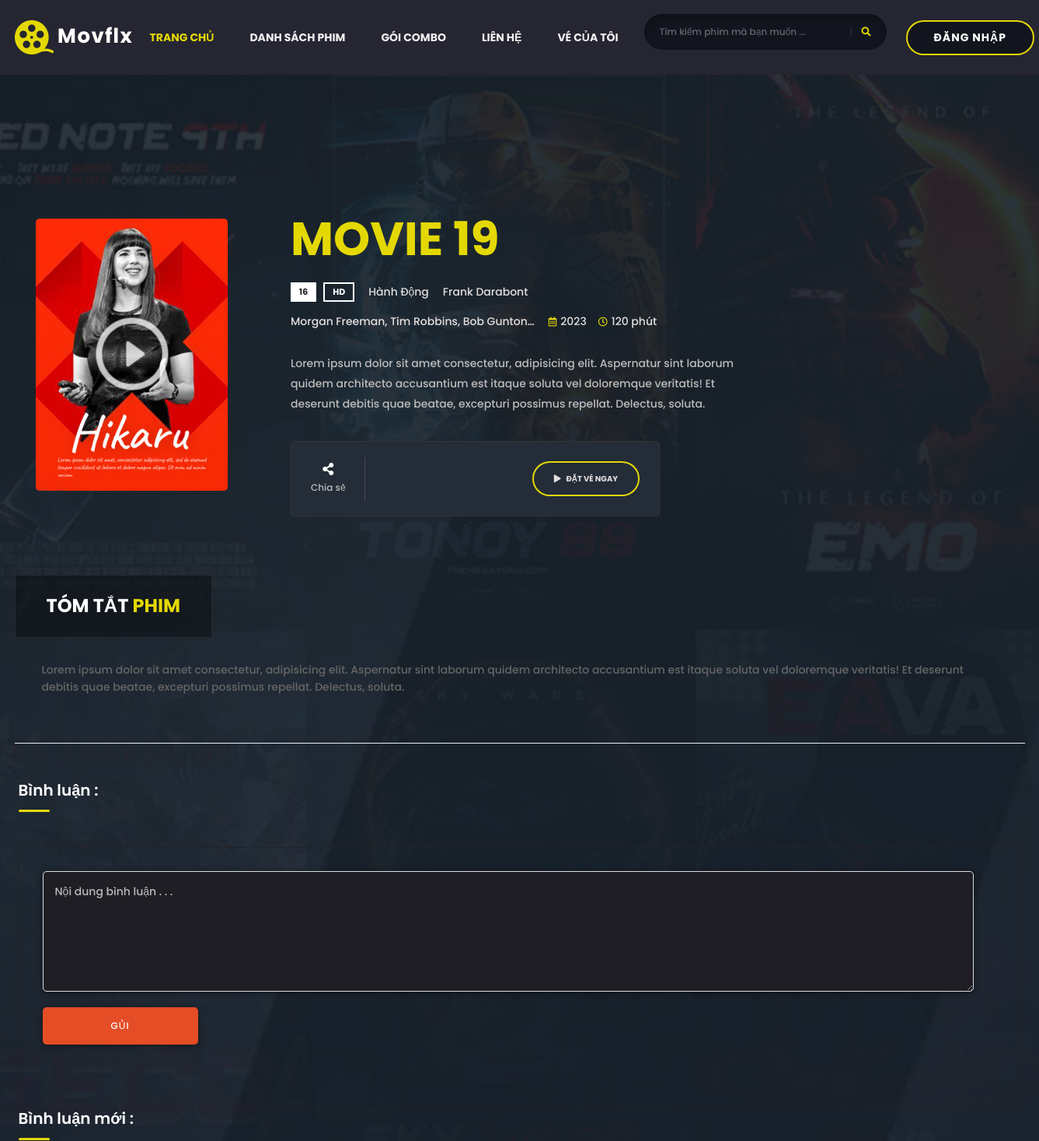
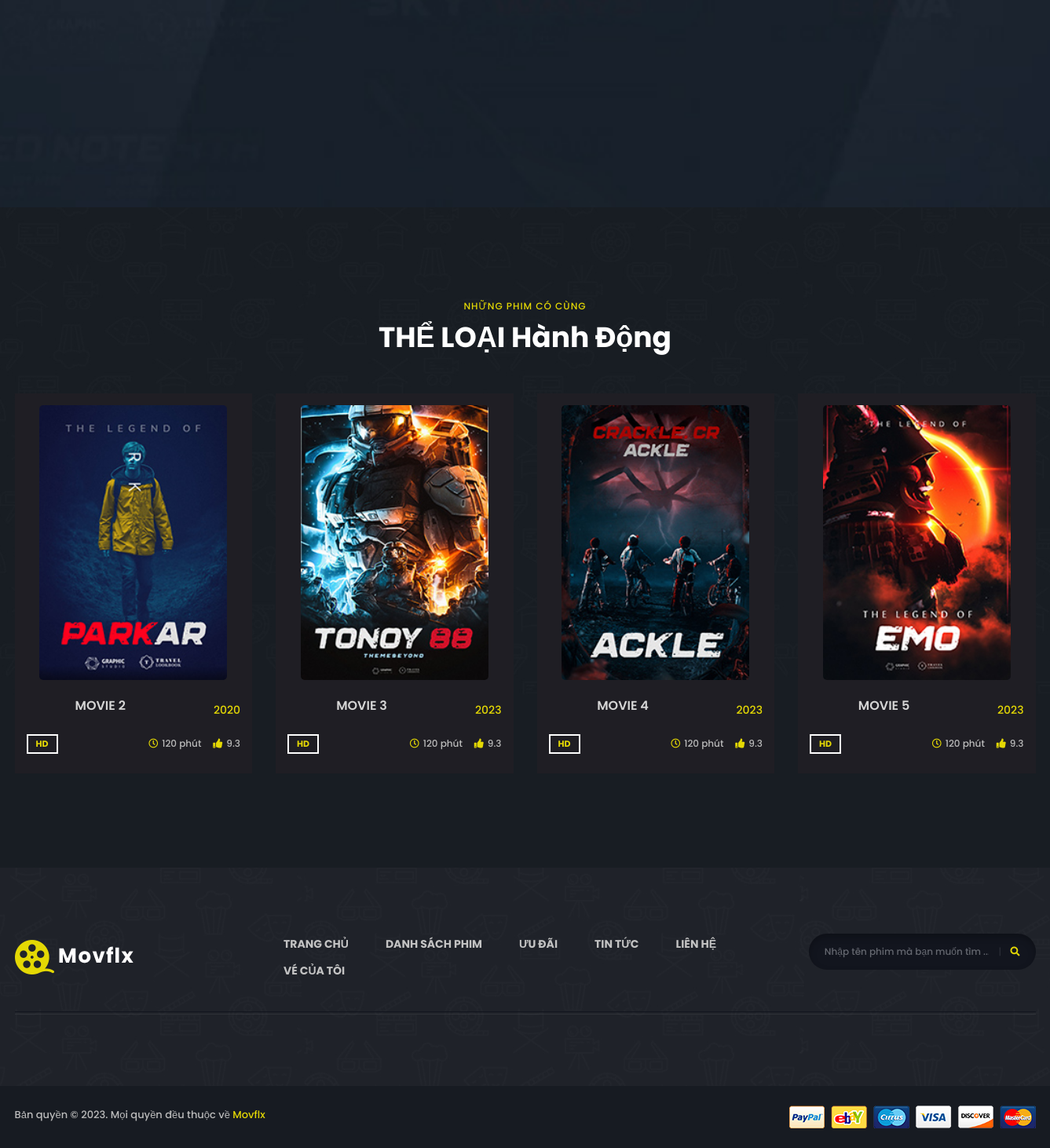
Screenshot of /index.php?action=details_movie&id=63 with the database file from the repository (2 pictures, top to bottom).
### tables this page shows
CREATE TABLE `movie` (
  `id_movie` int(11) NOT NULL,
  `name_movie` varchar(255) NOT NULL,
  `content` varchar(255) NOT NULL,
  `id_country` int(11) NOT NULL,
  `year` int(11) NOT NULL,
  `time` varchar(255) NOT NULL,
  `reviews` float NOT NULL,
  `author` varchar(255) NOT NULL,
  `performer` varchar(255) NOT NULL,
  `age_limit` int(11) NOT NULL,
  `image` varchar(255) NOT NULL,
  `trailer_movie` varchar(255) NOT NULL,
  `id_category` int(10) NOT NULL,
  `action` varchar(20) NOT NULL
);

### admin/models/pdo.php (called while the page is built, shortened)
<?php
function pdo_get_connection()
{
    $servername = "localhost";
    $username = "root";
    $password = "12345678";
    try {
        $conn = new PDO("mysql:host=$servername;dbname=project_1", $username, $password);
        $conn->setAttribute(PDO::ATTR_ERRMODE, PDO::ERRMODE_EXCEPTION);
        return $conn;
    } catch (PDOException $e) {
        echo "Connection failed: " . $e->getMessage();
    }
}
function pdo_query($sql)
{
    $sql_args = array_slice(func_get_args(), 1);
    try {
        $conn = pdo_get_connection();
        $stmt = $conn->prepare($sql);
        $stmt->execute($sql_args);
        $rows = $stmt->fetchAll();
        return $rows;
    } catch (PDOException $e) {
        throw $e;
    } finally {
        unset($conn);
    }
}
function pdo_query_one($sql)
{
    $sql_args = array_slice(func_get_args(), 1);
    try {
        $conn = pdo_get_connection();
        $stmt = $conn->prepare($sql);
        $stmt->execute($sql_args);
        $row = $stmt->fetch(PDO::FETCH_ASSOC);
        return $row;
    } catch (PDOException $e) {
        throw $e;
    } finally {
        unset($conn);
    }
}

### admin/models/movie/movie.php (called while the page is built, shortened)
<?php
function loadone_movie($id_movie)
{
    $sql = "SELECT * FROM movie WHERE id_movie = '$id_movie'";
    return pdo_query_one($sql);
}
function load_movie_same_category_limit($id_movie, $id_category)
{
    $sql = "SELECT * FROM movie WHERE id_category = '$id_category' AND id_movie <> '$id_movie' LIMIT 4";
    $list_movie_same_category = pdo_query($sql);
    return $list_movie_same_category;
}

### admin/models/category/category.php (called while the page is built, shortened)
<?php
function loadall_category()
{
    $sql="SELECT * from category order by id_category";
    $list_category = pdo_query($sql);
    return $list_category;
}

### views/details_movie.php (the view, shortened to what this page needs)
<?php
$movie_id = isset($_GET['id']) ? $_GET['id'] : 0;
$movie = loadone_movie($movie_id);
if ($movie) {
?>
    <section class="movie-details-area" data-background="assets/img/bg/movie_details_bg.jpg">
        <div class="container">
            <div class="row align-items-center position-relative">
                <div class="col-xl-3 col-lg-4">
                    <div class="movie-details-img">
                        <div class="movie-poster text-center equal-height">
                        </div>
                        <a href="<?php echo $movie['trailer_movie']; ?>" class="popup-video"><img src="assets/img/images/play_icon.png" alt=""></a>
                    </div>
                </div>
                <div class="col-xl-6 col-lg-8">
                    <div class="movie-details-content">
                        <h2><span><?php echo $movie['name_movie']; ?></span></h2>
                        <div class="banner-meta">
                            <ul>
                                <li class="quality">
                                    <span><?php echo $movie['age_limit']; ?></span>
                                    <span>hd</span>
                                </li>
                                <?php
                                foreach ($list_category as $category) {
                                    if ($movie['id_category'] == $category['id_category']) {
                                        $movie['id_category'] = $category['name_category'];
                                    }
                                }
                                ?>
                                <li class="category">
                                    <a href="#"><?php echo $movie['id_category']; ?></a>
                                </li>
                                <li class="category">
                                    <a href="#"><?php echo $movie['author']; ?></a>
                                </li>
                                <li class="category">
                                    <a href="#"><?php echo $movie['performer']; ?></a>
                                </li>
                                <li class="release-time">
                                    <span><i class="far fa-calendar-alt"></i><?php echo $movie['year']; ?></span>
                                    <span><i class="far fa-clock"></i><?php echo $movie['time']; ?></span>
                                </li>
                            </ul>
                        </div>
                        <p><?php echo $movie['content']; ?></p>
                        <div class="movie-details-prime">
                            <ul>
                                <li class="share"><a href="#"><i class="fas fa-share-alt"></i>Chia sẻ</a></li>
                                <?php
                                if (isset($_SESSION['user'])) {
                                    echo '  <li class="watch"><a href="index.php?action=booking&id=' . $movie['id_movie'] . '"" class="btn"><i class="fas fa-play"></i>ĐẶT VÉ NGAY</a></li>';
                                } else {
                                    echo '  <li class="watch"><a href="index.php?action=signin" class="btn"><i class="fas fa-play"></i>ĐẶT VÉ NGAY</a></li>';
                                }
                                ?>
                            </ul>
                        </div>
                    </div>
                </div>
            </div>
        </div>
        <div class="container">
            <div class="row">
                <div class="col-12">
                    <div class="movie-history-wrap">
                        <h3 class="title">TÓM TẮT <span>PHIM</span></h3>
                        <p><?php echo $movie['content']; ?></p>
                    </div>
                </div>
            </div>
            <hr>
            <div class="row">
                <div class="blog-comment mb-10">
                    <div class="contact-form-wrap">
                        <div class="widget-title mb-50 flex">
                            <h5 class="title">Bình luận : </h5>
                        </div>
                        <div class="contact-form">
                            <form action="index.php?action=details_movie&id=<?php echo $movie['id_movie'] ?>" method="post">
                                <textarea name="content" required placeholder="Nội dung bình luận . . ."></textarea>
                                <input class="btn" name="submit" type="submit" value="Gủi">
                            </form>
                        </div>
                    </div>
                    <div class="widget-title mb-45">
                        <h5 class="title">Bình luận mới : </h5>
                    </div>
                </div>
            </div>
        </div>
    </section>
<?php
} else {
    echo '<p>Movie not found</p>';
}
?>
<section class="tv-series-area tv-series-bg" data-background="assets/img/bg/tv_series_bg02.jpg">
    <div class="container">
        <div class="row justify-content-center">
            <div class="col-lg-8">
                <div class="section-title text-center mb-50">
                    <span class="sub-title">những phim có cùng</span>
                    <h2 class="title">THỂ LOẠI <?php echo  $movie['id_category'] ?></h2>
                </div>
            </div>
        </div>
        <div class="row justify-content-center">
            <?php
            foreach ($list_same_category as $same_category) {
                echo '<div class="col-xl-3 col-lg-4 col-sm-6">';
                echo '<div class="movie-item movie-item-two mb-50">';
                echo '<div class="movie-poster text-center equal-height">';
                echo '<a href="index.php?action=details_movie&id=' . $same_category['id_movie'] . '"><img src="./uploads/movie/' . $same_category['image'] . '" alt=""></a>';
                echo '</div>';
                echo '<div class="movie-content">';
                echo '<div class="top">';
                echo '<h5 class="title"><a href="index.php?action=details_movie&id=' . $same_category['id_movie'] . '">' . $same_category['name_movie'] . '</a></h5>';
                echo '<span class="date">' . $same_category['year'] . '</span>';
                echo '</div>';
                echo '<div class="bottom">';
                echo '<ul>';
                echo '<li><span class="quality">hd</span></li>';
                echo '<li>';
                echo '<span class="duration"><i class="far fa-clock"></i>' . $same_category['time'] . '</span>';
                echo '<span class="rating"><i class="fas fa-thumbs-up"></i>' . $same_category['reviews'] . '</span>';
                echo '</li>';
                echo '</ul>';
                echo '</div>';
                echo '</div>';
                echo '</div>';
                echo '</div>';
            }
            ?>
        </div>
    </div>
</section>

### assets/css/default.css (style rules this page uses)
.mb-10 { margin-bottom: 10px; }
.mb-45 { margin-bottom: 45px; }
.mb-50 { margin-bottom: 50px; }

### views/details_movie.php (style rules this page uses)
.flex { display: flex; justify-content: space-between; }
.equal-height img { height: 350px; width: auto; object-fit: cover; }
.movie-item { transition: transform 0.3s ease-in-out; }
.blog-comment { width: 100%; margin: 0 auto; padding: 20px; }
.title { display: inline-block; }
.title span { color: #e44d26; }
.movie-history-wrap { margin-bottom: 30px; }
.movie-history-wrap p { line-height: 1.6; color: #666; }
.blog-comment { margin-bottom: 80px; }
.widget-title { margin-bottom: 45px; }
.contact-form-wrap { flex-grow: 1; }
.contact-form textarea { width: calc(100% - 30px); padding: 15px; margin-bottom: 20px; border: 1px solid #ddd; border-radius: 5px; resize: vertical; }
.contact-form input { background-color: #e44d26; color: #fff; padding: 15px 30px; border: none; border-radius: 5px; cursor: pointer; }

### rows the page displays
movie: name_movie "MOVIE 19", age_limit "16", author "Frank Darabont", performer "Morgan Freeman, Tim Robbins, Bob Gunton…", year "2023", time "120 phút", content "Lorem ipsum dolor sit amet consectetur, adipisicing elit. Aspernatur sint laborum quidem architecto accusantium est itaque soluta vel doloremque veritatis! Et deserunt debitis quae beatae, excepturi possimus repellat. Delectus, soluta."
movie: image (picture), name_movie "MOVIE 2", year "2020", time "120 phút", reviews "9.3"
movie: image (picture), name_movie "MOVIE 3", year "2023", time "120 phút", reviews "9.3"
movie: image (picture), name_movie "MOVIE 4", year "2023", time "120 phút", reviews "9.3"
movie: image (picture), name_movie "MOVIE 5", year "2023", time "120 phút", reviews "9.3"

### other values shown
$movie['id_category'] "Hành Động"
